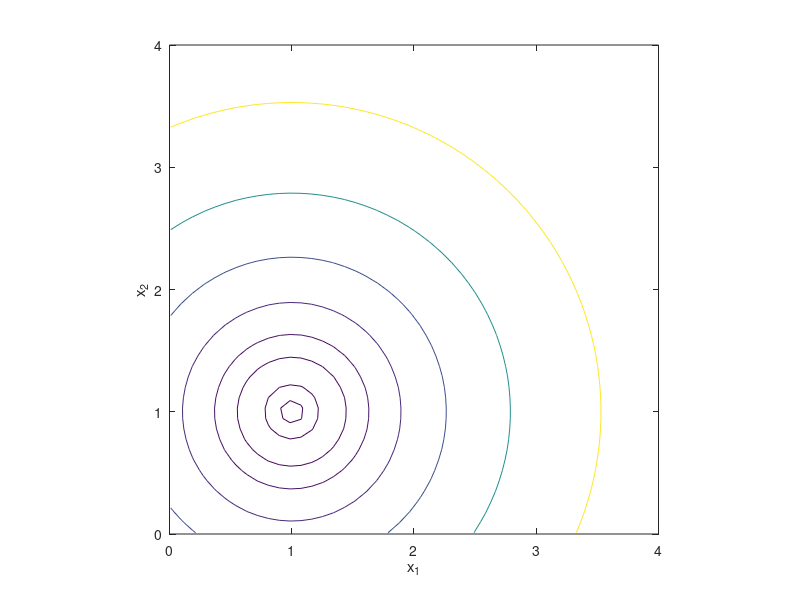

The MATLAB source for this figure: (Note: this script raises an error after producing the figure.)
clear all
format compact
close all

pfiletype='-dpng';
pfileext='.png';

% pfiletype='-dpdf';
% pfileext='.pdf';

obj = @(x1,x2) x1^2+x2^2-2*x1-2*x2+2;
g1 = @(x1,x2) 3*x1+x2-5.5;
g2 = @(x1,x2) x1+2*x2-4;
g3 = @(x1,x2) -.8-1/((x1)^3)+x2;

x1=linspace(0.01,8,91);
x2=linspace(0.01,8,95);

% Save original x1, x2.
x1o = x1;
x2o = x2;

for i=1:length(x1)
  for j=1:length(x2)
    f(i,j)=obj(x1(i),x2(j));
    con1(i,j)=g1(x1(i),x2(j));
    con2(i,j)=g2(x1(i),x2(j));
    con3(i,j)=g3(x1(i),x2(j));
  end
end

figure(1)
[c,h]=contour(x1,x2',f',[0.01 0.05 0.2 0.4, 0.8 1.6 3.2 6.4]);
xlabel('x_1')
ylabel('x_2')
% clabel(c,h)
axis equal
axis([0 4 0 4])

c1=ocontourc(x1,x2',con1',[0 0]);
c2=ocontourc(x1,x2',con2',[0 0]);
c3=ocontourc(x1,x2',con3',[0 0]);

hold on

plot([0 0],[0 0],'k');
plot([0 0],[0 0],'r');
plot([0 0],[0 0],'b');

legend( 'Objective', 'Black', 'Red', 'Blue', 'AutoUpdate','off' );

hatchedcontours(c1,'k');
hatchedcontours(c2,'r');
hatchedcontours(c3);
hold off

print(pfiletype,'-r600',strcat('HatchedExample', pfileext));


figure(2)

% Transform data for log-log test.
x1 = exp(x1o);
x2 = exp(x2o);

[c,h]=contour(x1,x2',f',[0.01 0.05 0.2 0.4, 0.8 1.6 3.2 6.4]);
xlabel('x_1')
ylabel('x_2')
% clabel(c,h)
axis equal
%axis([0 4 0 4])
set(gca, 'XScale', 'log')
set(gca, 'YScale', 'log')

c1=ocontourc(x1,x2',con1',[0 0]);
c2=ocontourc(x1,x2',con2',[0 0]);
c3=ocontourc(x1,x2',con3',[0 0]);

hold on
hatchedcontours(c1,'k');
hatchedcontours(c2,'r');
hatchedcontours(c3);
hold off

print(pfiletype,'-r600',strcat('HatchedExampleLog', pfileext));


figure(3)

% Transform data for log-log test.
x1 = exp(x1o);
x2 = x2o;

[c,h]=contour(x1,x2',f',[0.01 0.05 0.2 0.4, 0.8 1.6 3.2 6.4]);
xlabel('x_1')
ylabel('x_2')
% clabel(c,h)
% axis equal
%axis([0 4 0 4])
set(gca, 'XScale', 'log')

c1=ocontourc(x1,x2',con1',[0 0]);
c2=ocontourc(x1,x2',con2',[0 0]);
c3=ocontourc(x1,x2',con3',[0 0]);

hold on
hatchedcontours(c1,'k');
hatchedcontours(c2,'r');
hatchedcontours(c3);
hold off

print(pfiletype,'-r600',strcat('HatchedExampleLogX', pfileext));


figure(4)

% Transform data for log-log test.
x1 = x1o;
x2 = exp(x2o);

[c,h]=contour(x1,x2',f',[0.01 0.05 0.2 0.4, 0.8 1.6 3.2 6.4]);
xlabel('x_1')
ylabel('x_2')
% clabel(c,h)
% axis equal
%axis([0 4 0 4])
set(gca, 'YScale', 'log')

c1=ocontourc(x1,x2',con1',[0 0]);
c2=ocontourc(x1,x2',con2',[0 0]);
c3=ocontourc(x1,x2',con3',[0 0]);

hold on
hatchedcontours(c1,'k');
hatchedcontours(c2,'r');
hatchedcontours(c3);
hold off

print(pfiletype,'-r600',strcat('HatchedExampleLogY', pfileext));
